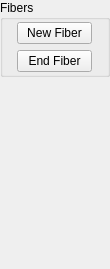
<?xml version="1.0" encoding="UTF-8"?>
<ui version="4.0">
 <class>FibersMenu</class>
 <widget class="QWidget" name="FibersMenu">
  <property name="geometry">
   <rect>
    <x>0</x>
    <y>0</y>
    <width>110</width>
    <height>269</height>
   </rect>
  </property>
  <property name="sizePolicy">
   <sizepolicy hsizetype="Minimum" vsizetype="Preferred">
    <horstretch>0</horstretch>
    <verstretch>0</verstretch>
   </sizepolicy>
  </property>
  <property name="windowTitle">
   <string>Form</string>
  </property>
  <layout class="QVBoxLayout" name="verticalLayout">
   <property name="spacing">
    <number>0</number>
   </property>
   <property name="leftMargin">
    <number>0</number>
   </property>
   <property name="topMargin">
    <number>0</number>
   </property>
   <property name="rightMargin">
    <number>0</number>
   </property>
   <property name="bottomMargin">
    <number>0</number>
   </property>
   <item>
    <widget class="QGroupBox" name="fibersBox">
     <property name="sizePolicy">
      <sizepolicy hsizetype="Preferred" vsizetype="Preferred">
       <horstretch>0</horstretch>
       <verstretch>0</verstretch>
      </sizepolicy>
     </property>
     <property name="title">
      <string>Fibers</string>
     </property>
     <layout class="QGridLayout" name="gridLayout">
      <property name="leftMargin">
       <number>2</number>
      </property>
      <property name="topMargin">
       <number>2</number>
      </property>
      <property name="rightMargin">
       <number>2</number>
      </property>
      <property name="bottomMargin">
       <number>2</number>
      </property>
      <item row="0" column="0">
       <widget class="QPushButton" name="newfiber">
        <property name="maximumSize">
         <size>
          <width>75</width>
          <height>25</height>
         </size>
        </property>
        <property name="text">
         <string>New Fiber</string>
        </property>
       </widget>
      </item>
      <item row="1" column="0">
       <widget class="QPushButton" name="endfiber">
        <property name="maximumSize">
         <size>
          <width>75</width>
          <height>25</height>
         </size>
        </property>
        <property name="text">
         <string>End Fiber</string>
        </property>
       </widget>
      </item>
     </layout>
    </widget>
   </item>
   <item>
    <spacer name="verticalSpacer">
     <property name="orientation">
      <enum>Qt::Vertical</enum>
     </property>
     <property name="sizeHint" stdset="0">
      <size>
       <width>20</width>
       <height>40</height>
      </size>
     </property>
    </spacer>
   </item>
  </layout>
 </widget>
 <resources/>
 <connections/>
</ui>
